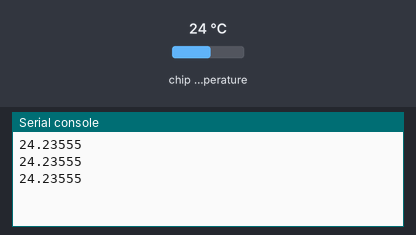
The program below on a simulated Raspberry Pi Pico running MicroPython. On the bench: the last lines printed to the serial console. The test bench sets the inputs (shaded band); at power-on: chip temperature 24 °C.

Above: at 1.2 s.
1.3 s: chip temperature set to 1 °C
At 1.9 s:
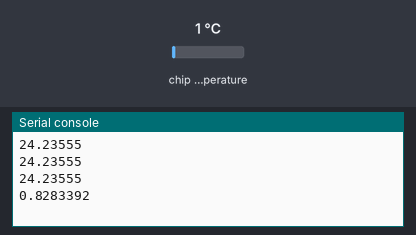
2.8 s: chip temperature set to 11 °C
At 3.4 s:
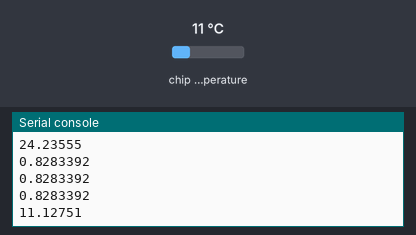
Timing chart, 0 to 5.8 s (numbered marks = the images above; inputs shaded):
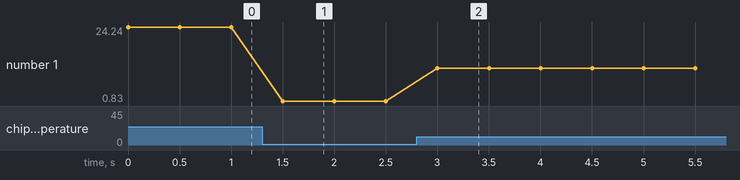

The program:

10_01_thermometer.py
```python
from machine import Pin, ADC
from utime import sleep

temp_sensor = ADC(4)
points_per_volt = 3.3 / 65535

def read_temp_c():
    reading = temp_sensor.read_u16() * points_per_volt
    temp_c = 27 - (reading - 0.706)/0.001721
    return temp_c

while True:
    temp_c = read_temp_c()
    print(temp_c)
    sleep(0.5)
```

Measured:
- after the input at 1.3 s, the serial console: prints a new line after 0.20 s (image 1)
- after the input at 2.8 s, the serial console: prints a new line after 0.20 s (image 2)
- plotted number 1: 24.24 → 0.83 after the input at 1.3 s, 0.83 → 11.13 after the input at 2.8 s
